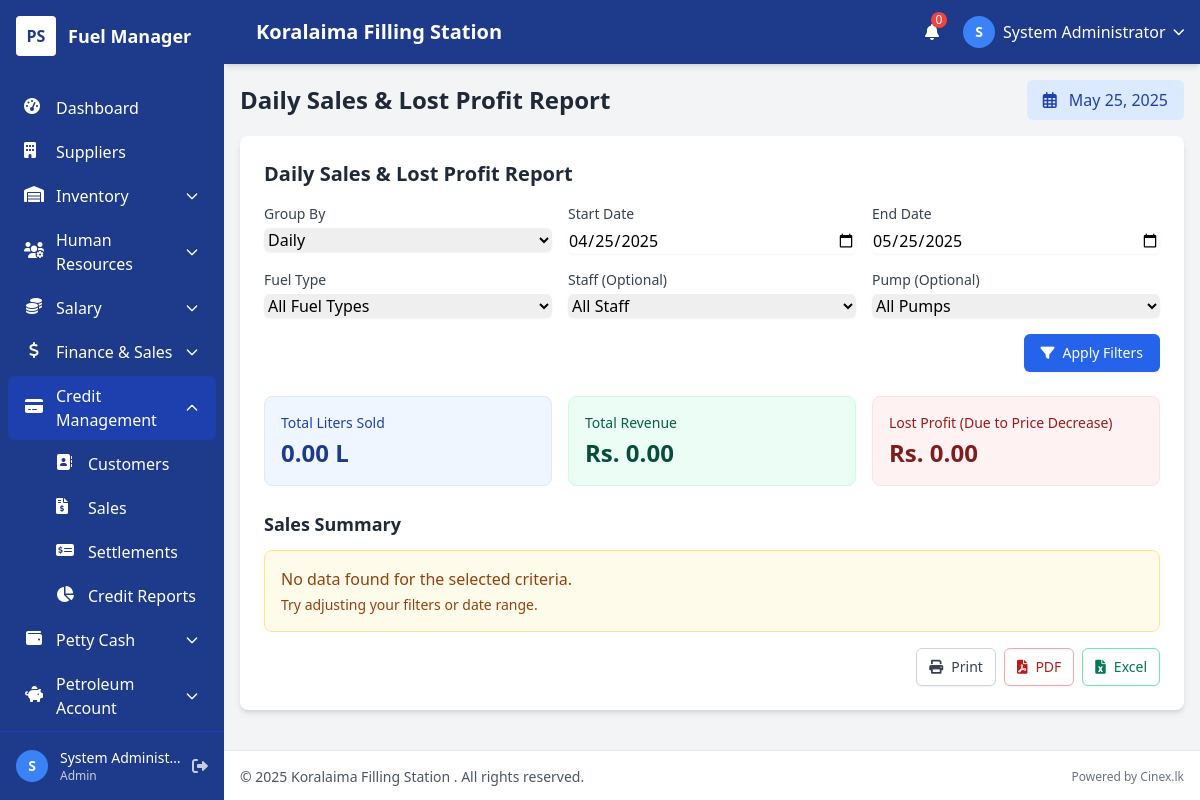
Screenshot of /reports/daily_sales_report.php (signed in) with the database file from the repository.
### tables this page shows
CREATE TABLE `users` (
  `user_id` int(11) NOT NULL AUTO_INCREMENT,
  `username` varchar(50) NOT NULL,
  `password` varchar(255) NOT NULL,
  `full_name` varchar(100) NOT NULL,
  `email` varchar(100) NOT NULL,
  `role` enum('admin','manager','cashier','attendant') NOT NULL,
  `status` enum('active','inactive') DEFAULT 'active',
  `created_at` timestamp NULL DEFAULT current_timestamp(),
  `updated_at` timestamp NULL DEFAULT current_timestamp() ON UPDATE current_timestamp(),
  PRIMARY KEY (`user_id`),
  UNIQUE KEY `username` (`username`),
  UNIQUE KEY `email` (`email`)
);

CREATE TABLE `system_settings` (
  `setting_id` int(11) NOT NULL AUTO_INCREMENT,
  `setting_name` varchar(50) NOT NULL,
  `setting_value` text DEFAULT NULL,
  `description` text DEFAULT NULL,
  `created_at` timestamp NULL DEFAULT current_timestamp(),
  `updated_at` timestamp NULL DEFAULT current_timestamp() ON UPDATE current_timestamp(),
  PRIMARY KEY (`setting_id`),
  UNIQUE KEY `setting_name` (`setting_name`)
);

### includes/config.php (called while the page is built, shortened)
<?php
$app_settings = [];

### includes/functions.php (called while the page is built, shortened)
<?php
function load_settings($conn) {
    global $app_settings;
    $query = "SELECT setting_name, setting_value FROM system_settings";
    $result = $conn->query($query);
    if ($result && $result->num_rows > 0) {
        while ($row = $result->fetch_assoc()) {
            $app_settings[$row['setting_name']] = $row['setting_value'];
        }
    }
    return $app_settings;
}
function get_setting($setting_name, $default = null) {
    global $app_settings;
    if (isset($app_settings[$setting_name])) {
        return $app_settings[$setting_name];
    }
    return $default;
}

### includes/db.php (called while the page is built, shortened)
<?php
require_once __DIR__ . '/config.php';
require_once __DIR__ . '/functions.php';
try {
    $conn = @new mysqli($db_host, $db_user, $db_pass, $db_name);
    if (function_exists('load_settings')) {
       load_settings($conn);
    } else {
       error_log("Warning: function 'load_settings' not found after including functions.php in db.php.");
    }
} catch (Exception $e) {
    error_log("Database setup error: " . $e->getMessage());
    echo "<!DOCTYPE html><html><head><title>Database Error</title></head><body style='font-family: sans-serif;'>";
    echo "<div style='border: 2px solid #cc0000; padding: 20px; margin: 30px auto; max-width: 800px; background-color: #fff0f0;'>";
    echo "<h2 style='color: #cc0000;'>Database Connection Error</h2>";
    echo "<p>We encountered a problem connecting to the database. This may be temporary.</p>";
    echo "<p>Please notify the system administrator if this problem persists.</p>";
    echo "</div>";
    echo "</body></html>";
    exit;
}
?>

### reports/daily_sales_report.php (the view, shortened to what this page needs)
<?php
$page_title = "Daily Sales & Lost Profit Report";
require_once '../includes/header.php';
require_once '../includes/db.php';
function getCurrencySymbol() {
    return 'Rs.';
}
$period_type = isset($_GET['period_type']) ? $_GET['period_type'] : 'daily';
$start_date = isset($_GET['start_date']) ? $_GET['start_date'] : date('Y-m-d', strtotime('-30 days'));
$end_date = isset($_GET['end_date']) ? $_GET['end_date'] : date('Y-m-d');
$fuel_type_id = isset($_GET['fuel_type_id']) ? $_GET['fuel_type_id'] : null;
$staff_id = isset($_GET['staff_id']) ? $_GET['staff_id'] : null;
$pump_id = isset($_GET['pump_id']) ? $_GET['pump_id'] : null;
function getSalesData($conn, $period_type, $start_date, $end_date, $fuel_type_id = null, $staff_id = null, $pump_id = null) {
    $group_format = '';
    $date_format = '';
    switch ($period_type) {
        case 'daily':
        default:
            $group_format = "DATE(mr.reading_date)";
            $date_format = "DATE(mr.reading_date)";
            break;
    }
    $sql = "SELECT
                $group_format AS period,
                $date_format AS period_date,
                ft.fuel_type_id,
                ft.fuel_name,
                SUM(mr.volume_dispensed) AS total_volume,
                (SELECT MAX(fp1.selling_price)
                 FROM fuel_prices fp1
                 WHERE fp1.fuel_type_id = ft.fuel_type_id
                 AND fp1.effective_date <= MIN(mr.reading_date)
                 GROUP BY fp1.fuel_type_id
                 ORDER BY fp1.effective_date DESC LIMIT 1) AS current_price,
                (SELECT MAX(fp2.selling_price)
                 FROM fuel_prices fp2
                 WHERE fp2.fuel_type_id = ft.fuel_type_id
                 AND fp2.effective_date < (
                     SELECT MAX(fp3.effective_date)
                     FROM fuel_prices fp3
                     WHERE fp3.fuel_type_id = ft.fuel_type_id
                     AND fp3.effective_date <= MIN(mr.reading_date)
                 )
                 GROUP BY fp2.fuel_type_id
                 ORDER BY fp2.effective_date DESC LIMIT 1) AS previous_price
            FROM
                meter_readings mr
                JOIN pump_nozzles pn ON mr.nozzle_id = pn.nozzle_id
                JOIN pumps p ON pn.pump_id = p.pump_id
                JOIN fuel_types ft ON pn.fuel_type_id = ft.fuel_type_id
                LEFT JOIN staff_assignments sa ON p.pump_id = sa.pump_id
                    AND DATE(mr.reading_date) = sa.assignment_date
            WHERE
                DATE(mr.reading_date) BETWEEN ? AND ?";
    $params = [$start_date, $end_date];
    $types = "ss";
    $sql .= " GROUP BY
                period,
                ft.fuel_type_id,
                ft.fuel_name
            ORDER BY
                period_date ASC,
                ft.fuel_name ASC";
    try {
        $stmt = $conn->prepare($sql);
        $stmt->bind_param($types, ...$params);
        $stmt->execute();
        $result = $stmt->get_result();
        $data = [];
        return $data;
    } catch (Exception $e) {
        error_log("Error in getSalesData: " . $e->getMessage());
        return [];
    }
}
function getComparisonWithPreviousPeriod($current_data) {
    $current_totals = [
        'total_volume' => 0,
        'total_revenue' => 0,
        'lost_profit' => 0
    ];
    return $current_totals;
}
$report_data = getSalesData($conn, $period_type, $start_date, $end_date, $fuel_type_id, $staff_id, $pump_id);
$summary_totals = getComparisonWithPreviousPeriod($report_data);
?>
<div class="bg-white rounded-lg shadow-md p-6 mb-6">
    <h2 class="text-xl font-bold text-gray-800 mb-4">Daily Sales & Lost Profit Report</h2>
    <form method="POST" action="" class="mb-6">
        <div class="grid grid-cols-1 md:grid-cols-2 lg:grid-cols-3 gap-4 mb-4">
            <div>
                <label for="period_type" class="block text-sm font-medium text-gray-700 mb-1">Group By</label>
                <select id="period_type" name="period_type" class="block w-full rounded-md border-gray-300 shadow-sm focus:border-blue-500 focus:ring focus:ring-blue-500 focus:ring-opacity-50">
                    <option value="daily" <?= $period_type === 'daily' ? 'selected' : '' ?>>Daily</option>
                </select>
            </div>
            <div>
                <label for="start_date" class="block text-sm font-medium text-gray-700 mb-1">Start Date</label>
                <input type="date" id="start_date" name="start_date" value="<?= htmlspecialchars($start_date) ?>"
                    class="block w-full rounded-md border-gray-300 shadow-sm focus:border-blue-500 focus:ring focus:ring-blue-500 focus:ring-opacity-50">
            </div>
            <div>
                <label for="end_date" class="block text-sm font-medium text-gray-700 mb-1">End Date</label>
                <input type="date" id="end_date" name="end_date" value="<?= htmlspecialchars($end_date) ?>"
                    class="block w-full rounded-md border-gray-300 shadow-sm focus:border-blue-500 focus:ring focus:ring-blue-500 focus:ring-opacity-50">
            </div>
            <div>
                <label for="fuel_type_id" class="block text-sm font-medium text-gray-700 mb-1">Fuel Type</label>
                <select id="fuel_type_id" name="fuel_type_id" class="block w-full rounded-md border-gray-300 shadow-sm focus:border-blue-500 focus:ring focus:ring-blue-500 focus:ring-opacity-50">
                    <option value="">All Fuel Types</option>
                </select>
            </div>
            <div>
                <label for="staff_id" class="block text-sm font-medium text-gray-700 mb-1">Staff (Optional)</label>
                <select id="staff_id" name="staff_id" class="block w-full rounded-md border-gray-300 shadow-sm focus:border-blue-500 focus:ring focus:ring-blue-500 focus:ring-opacity-50">
                    <option value="">All Staff</option>
                </select>
            </div>
            <div>
                <label for="pump_id" class="block text-sm font-medium text-gray-700 mb-1">Pump (Optional)</label>
                <select id="pump_id" name="pump_id" class="block w-full rounded-md border-gray-300 shadow-sm focus:border-blue-500 focus:ring focus:ring-blue-500 focus:ring-opacity-50">
                    <option value="">All Pumps</option>
                </select>
            </div>
        </div>
        <div class="flex justify-end">
            <button type="submit" class="inline-flex items-center px-4 py-2 border border-transparent rounded-md shadow-sm text-sm font-medium text-white bg-blue-600 hover:bg-blue-700 focus:outline-none focus:ring-2 focus:ring-offset-2 focus:ring-blue-500">
                <i class="fas fa-filter mr-2"></i> Apply Filters
            </button>
        </div>
    </form>
    <div class="grid grid-cols-1 md:grid-cols-3 gap-4 mb-6">
        <div class="bg-blue-50 rounded-lg p-4 border border-blue-100">
            <div class="text-sm font-medium text-blue-800 mb-1">Total Liters Sold</div>
            <div class="text-2xl font-bold text-blue-900"><?= number_format($summary_totals['total_volume'], 2) ?> L</div>
        </div>
        <div class="bg-green-50 rounded-lg p-4 border border-green-100">
            <div class="text-sm font-medium text-green-800 mb-1">Total Revenue</div>
            <div class="text-2xl font-bold text-green-900"><?= getCurrencySymbol() . ' ' . number_format($summary_totals['total_revenue'], 2) ?></div>
        </div>
        <div class="bg-red-50 rounded-lg p-4 border border-red-100">
            <div class="text-sm font-medium text-red-800 mb-1">Lost Profit (Due to Price Decrease)</div>
            <div class="text-2xl font-bold text-red-900"><?= getCurrencySymbol() . ' ' . number_format($summary_totals['lost_profit'], 2) ?></div>
        </div>
    </div>
    <h3 class="text-lg font-semibold text-gray-800 mb-3">Sales Summary</h3>
    <?php if (empty($report_data)): ?>
    <div class="bg-yellow-50 rounded-lg p-4 border border-yellow-200 text-yellow-800">
        <p class="font-medium">No data found for the selected criteria.</p>
        <p class="text-sm mt-1">Try adjusting your filters or date range.</p>
    </div>
    <?php endif; ?>
    <div class="flex justify-end mt-4 space-x-2">
        <button onclick="printReport()" class="inline-flex items-center px-3 py-2 border border-gray-300 rounded-md shadow-sm text-sm font-medium text-gray-700 bg-white hover:bg-gray-50 focus:outline-none focus:ring-2 focus:ring-offset-2 focus:ring-blue-500">
            <i class="fas fa-print mr-2"></i> Print
        </button>
        <button onclick="exportPDF()" class="inline-flex items-center px-3 py-2 border border-red-300 rounded-md shadow-sm text-sm font-medium text-red-700 bg-white hover:bg-red-50 focus:outline-none focus:ring-2 focus:ring-offset-2 focus:ring-red-500">
            <i class="fas fa-file-pdf mr-2"></i> PDF
        </button>
        <button onclick="exportExcel()" class="inline-flex items-center px-3 py-2 border border-green-300 rounded-md shadow-sm text-sm font-medium text-green-700 bg-white hover:bg-green-50 focus:outline-none focus:ring-2 focus:ring-offset-2 focus:ring-green-500">
            <i class="fas fa-file-excel mr-2"></i> Excel
        </button>
    </div>
</div>
<?php
require_once '../includes/footer.php';
?>

### includes/header.php (shortened to what this page needs)
<?php
$current_page = basename($_SERVER['PHP_SELF']);
$user_data = null;
if (isset($_SESSION['user_id'])) {
    require_once __DIR__ . '/db.php';
    $stmt = $conn->prepare("SELECT user_id, username, full_name, role FROM users WHERE user_id = ?");
    $stmt->bind_param("i", $_SESSION['user_id']);
    $stmt->execute();
    $result = $stmt->get_result();
    $user_data = $result->fetch_assoc();
}
$company_name = get_setting('company_name', 'Fuel Manager');
$current_date = date('F d, Y');
?>
<!DOCTYPE html>
<html lang="en">
<head>
    <link href="https://cdn.jsdelivr.net/npm/tailwindcss@2.2.19/dist/tailwind.min.css" rel="stylesheet">
    <link rel="stylesheet" href="https://cdnjs.cloudflare.com/ajax/libs/font-awesome/6.0.0/css/all.min.css">
</head>
<body class="bg-gray-100">
    <?php if ($current_page != 'login.php'): ?>
    <div class="min-h-screen">
        <?php include_once __DIR__ . '/sidebar.php'; ?>
        <div id="main-content-wrapper">
            <header class="bg-header shadow-md z-20 sticky top-0 main-header">
                <div class="flex justify-between items-center h-16 px-4">
                    <div class="flex items-center">
                        <div class="ml-4 text-white text-xl font-semibold">
                            <?= htmlspecialchars($company_name) ?>
                        </div>
                    </div>
                    <div class="flex items-center space-x-4">
                        <div class="relative">
                            <button class="text-white p-2 rounded-full hover:bg-sidebar-active focus:outline-none">
                                <i class="fas fa-bell"></i>
                                <span class="absolute top-0 right-0 h-4 w-4 bg-red-500 rounded-full text-xs flex items-center justify-center">
                                    0
                                </span>
                            </button>
                        </div>
                        <?php if ($user_data): ?>
                        <div class="relative">
                            <button id="user-menu-button" class="flex items-center space-x-2 text-white focus:outline-none">
                                <div class="w-8 h-8 rounded-full bg-secondary flex items-center justify-center">
                                    <?php
                                    $initials = 'S';
                                    if (isset($user_data['full_name'])) {
                                        $name_parts = explode(' ', $user_data['full_name']);
                                        $initials = strtoupper(substr($name_parts[0], 0, 1));
                                        if (count($name_parts) > 1) {
                                            $initials = strtoupper(substr($name_parts[0], 0, 1));
                                        }
                                    }
                                    ?>
                                    <span class="text-sm font-bold"><?= $initials ?></span>
                                </div>
                                <span class="hidden md:inline"><?= htmlspecialchars($user_data['full_name']) ?></span>
                                <i class="fas fa-chevron-down text-xs"></i>
                            </button>
                        </div>
                        <?php endif; ?>
                    </div>
                </div>
            </header>
            <main class="p-4">
                <?php if (isset($page_title)): ?>
                <div class="flex flex-col md:flex-row justify-between items-start md:items-center mb-4">
                    <div>
                        <h1 class="text-2xl font-bold text-gray-800"><?= htmlspecialchars($page_title) ?></h1>
                    </div>
                    <div class="bg-blue-100 px-4 py-2 rounded-md text-blue-800 font-medium mt-4 md:mt-0">
                        <i class="far fa-calendar-alt mr-2"></i> <?= $current_date ?>
                    </div>
                </div>
                <?php endif; ?>
    <?php endif; ?>

### rows the page displays
users: full_name "S", full_name "System Administrator"
system_settings: setting_value "0.00"

### other values shown
$text "Dashboard Suppliers Customers Sales Settlements Credit Reports"
substr($_SESSION['full_name'] ?? 'U', 0, 1) "S"
$_SESSION['full_name'] "System Administ…"
$_SESSION['role'] "Admin"
$company_name "Koralaima Filling Station"
$page_title "Daily Sales & Lost Profit Report"
getCurrencySymbol() "Rs."
get_setting('company_name', 'Fuel Manager') "Koralaima Filling Station"
